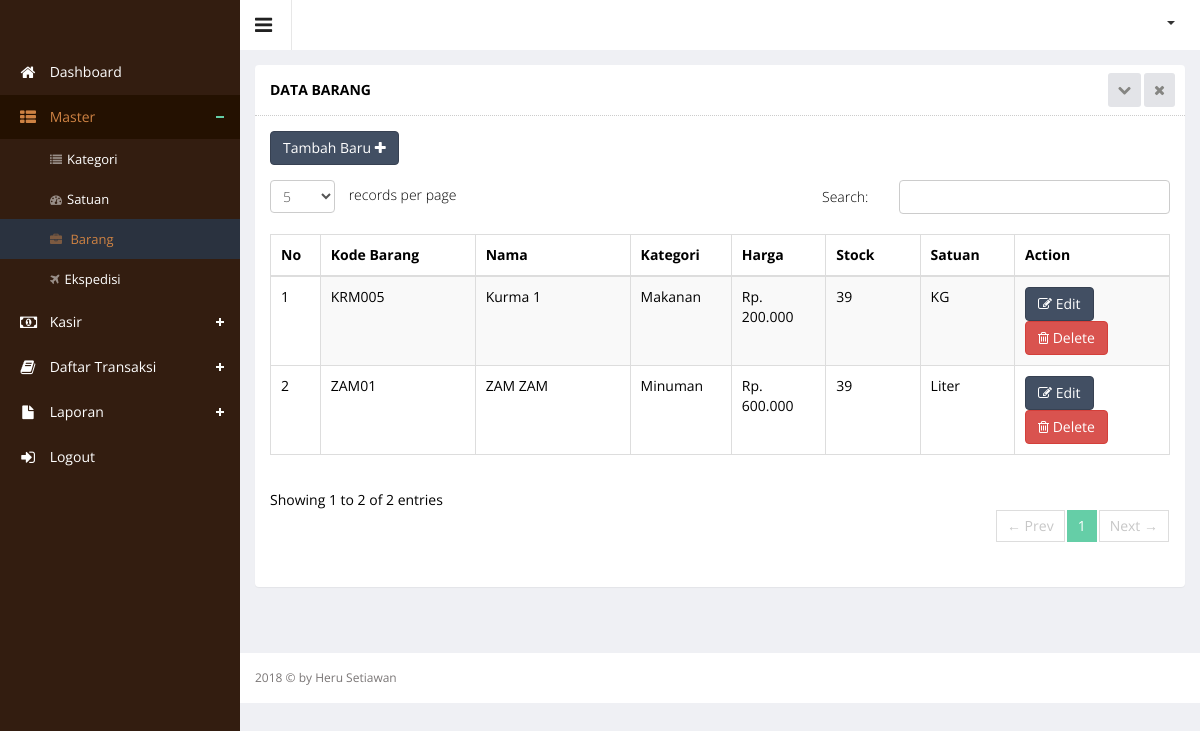
Page /index.php?hal=master/barang/list (signed in) on the earlier database version.
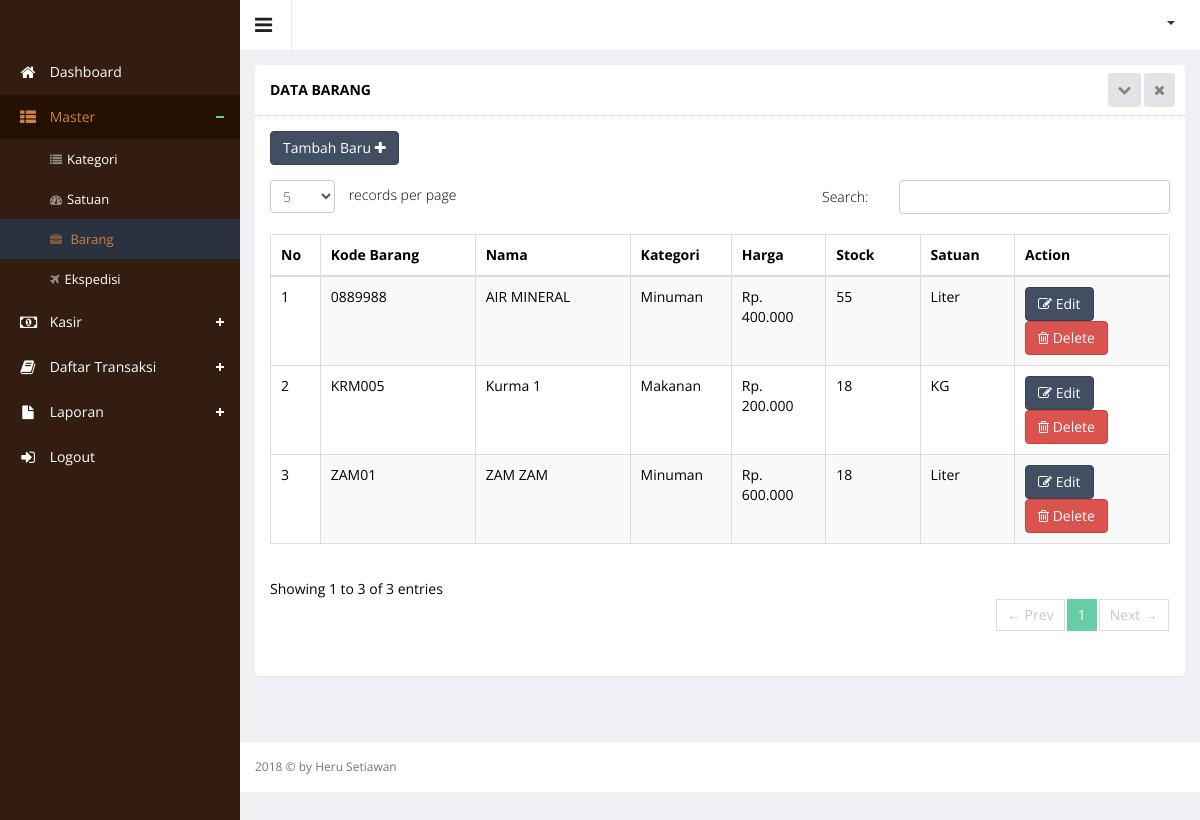
Same page on the later database version.
### tables this page shows
CREATE TABLE `barang` (
  `id` int(11) NOT NULL,
  `kdbrg` varchar(50) NOT NULL,
  `nmbrg` varchar(100) NOT NULL,
  `harga` int(11) NOT NULL,
  `stock` int(11) NOT NULL,
  `tanggal` datetime NOT NULL,
  `category_id` int(11) NOT NULL,
  `id_satuan` int(11) NOT NULL
);

CREATE TABLE `category` (
  `category_id` int(11) NOT NULL,
  `category_name` varchar(250) DEFAULT NULL,
  `category_status` enum('Y','N') DEFAULT NULL
);

CREATE TABLE `satuan` (
  `id_satuan` int(5) NOT NULL,
  `nmsatuan` varchar(50) NOT NULL
);

### master/barang/list.php (the view, shortened to what this page needs)
<div class="wrapper">
    <div class="row">
        <div class="col-sm-12">
            <section class="panel">
                <header class="panel-heading">
                    Data Barang
                    <span class="tools pull-right">
                        <a href="javascript:;" class="fa fa-chevron-down"></a>
                        <a href="javascript:;" class="fa fa-times"></a>
                     </span>
                </header>
                <div class="panel-body">
                    <div class="adv-table editable-table ">
                        <div class="clearfix">
                            <div class="btn-group">
                                <a href="?hal=master/barang/add">
                                    <button data-toggle="modal" class="btn btn-primary">
                                        Tambah Baru <i class="fa fa-plus"></i>
                                    </button>
                                </a>
                            </div>
                        </div>
                        <table class="table table-striped table-hover table-bordered" id="editable-sample">
                            <thead>
                            <tr>
                                <th width="5%">No</th>
                                <th width="15%">Kode Barang</th>
                                <th width="15%">Nama</th>
                                <th width="10%">Kategori</th>
                                <th width="10%">Harga</th>
                                <th width="10%">Stock</th>
                                <th width="10%">Satuan</th>
                                <th width="15%">Action</th>
                            </tr>
                            </thead>
                            <tbody>
                            <?php
                            $no = 1;
                            $queryProduct = $connect->query("SELECT barang.id, barang.kdbrg, barang.nmbrg, barang.harga, barang.stock, category.category_id, category.category_name, satuan.id_satuan, satuan.nmsatuan
                             FROM barang
                             JOIN category ON barang.category_id = category.category_id
                             JOIN satuan ON barang.id_satuan = satuan.id_satuan
                             ORDER BY id DESC
                             ");
                            while ($rowProduct = mysqli_fetch_array($queryProduct)) {
                                ?>
                                 <tr class="">
                                 	<td><?php echo $no++ ?></td>
                                    <td><?php echo $rowProduct['kdbrg'] ?></td>
                                    <td><?php echo $rowProduct['nmbrg'] ?></td>
                                    <td><?php echo $rowProduct['category_name'] ?></td>
                                    <td>Rp. <?php echo number_format($rowProduct['harga'], 0, ',', '.'); ?></td>
                                    <td><?php echo $rowProduct['stock'] ?></td>
                                    <td><?php echo $rowProduct['nmsatuan'] ?></td>
                                    <td>
                                        <a href="?hal=master/barang/edit&id=<?php echo $rowProduct['id']; ?>">
                                            <button class="btn btn-primary" type="submit"><i class="fa fa-edit"
                                                                                             aria-hidden="true"></i>
                                                Edit
                                            </button>
                                        </a>
                                        <a href="?hal=master/barang/list&hapus=<?php echo $rowProduct['id']; ?>">
                                        <button class="btn btn-danger" type="submit" name="hapus"><i
                                                        class="fa fa-trash-o"></i> Delete
                                            </button>
                                        </a>
                                    </td>
                                </tr>
                            <?php } ?>
                            </tbody>
                        </table>
                    </div>
                </div>
            </section>
        </div>
    </div>
</div>

Differences in the rows shown:
added barang: kdbrg "0889988", nmbrg "AIR MINERAL", category.category_name "Minuman", harga "400.000", stock "55", id_satuan.nmsatuan "Liter"
changed barang "KRM005": stock "39" → "18"
changed barang "ZAM01": stock "39" → "18"
Other differences:
text written by a page script: "records per page Search: Showing 1 to 2 of 2 entries ← Prev 1 Next →" → "records per page Search: Showing 1 to 3 of 3 entries ← Prev 1 Next →"
